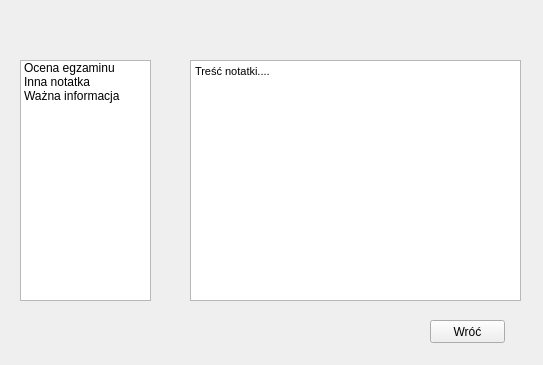
<?xml version="1.0" encoding="UTF-8"?>
<ui version="4.0">
 <class>PrzegladanieNotoatek</class>
 <widget class="QWidget" name="PrzegladanieNotoatek">
  <property name="geometry">
   <rect>
    <x>0</x>
    <y>0</y>
    <width>543</width>
    <height>365</height>
   </rect>
  </property>
  <property name="windowTitle">
   <string>Form</string>
  </property>
  <widget class="QTextEdit" name="textEdit">
   <property name="geometry">
    <rect>
     <x>190</x>
     <y>60</y>
     <width>331</width>
     <height>241</height>
    </rect>
   </property>
   <property name="html">
    <string>&lt;!DOCTYPE HTML PUBLIC &quot;-//W3C//DTD HTML 4.0//EN&quot; &quot;http://www.w3.org/TR/REC-html40/strict.dtd&quot;&gt;
&lt;html&gt;&lt;head&gt;&lt;meta name=&quot;qrichtext&quot; content=&quot;1&quot; /&gt;&lt;style type=&quot;text/css&quot;&gt;
p, li { white-space: pre-wrap; }
&lt;/style&gt;&lt;/head&gt;&lt;body style=&quot; font-family:'MS Shell Dlg 2'; font-size:8.25pt; font-weight:400; font-style:normal;&quot;&gt;
&lt;p style=&quot; margin-top:0px; margin-bottom:0px; margin-left:0px; margin-right:0px; -qt-block-indent:0; text-indent:0px;&quot;&gt;&lt;span style=&quot; font-size:8pt;&quot;&gt;Treść notatki....&lt;/span&gt;&lt;/p&gt;&lt;/body&gt;&lt;/html&gt;</string>
   </property>
  </widget>
  <widget class="QPushButton" name="pushButton">
   <property name="geometry">
    <rect>
     <x>430</x>
     <y>320</y>
     <width>75</width>
     <height>23</height>
    </rect>
   </property>
   <property name="text">
    <string>Wróć</string>
   </property>
  </widget>
  <widget class="QListWidget" name="listWidget">
   <property name="geometry">
    <rect>
     <x>20</x>
     <y>60</y>
     <width>131</width>
     <height>241</height>
    </rect>
   </property>
   <item>
    <property name="text">
     <string>Ocena egzaminu</string>
    </property>
   </item>
   <item>
    <property name="text">
     <string>Inna notatka</string>
    </property>
   </item>
   <item>
    <property name="text">
     <string>Ważna informacja</string>
    </property>
   </item>
   <item>
    <property name="text">
     <string/>
    </property>
   </item>
  </widget>
 </widget>
 <resources/>
 <connections/>
</ui>
